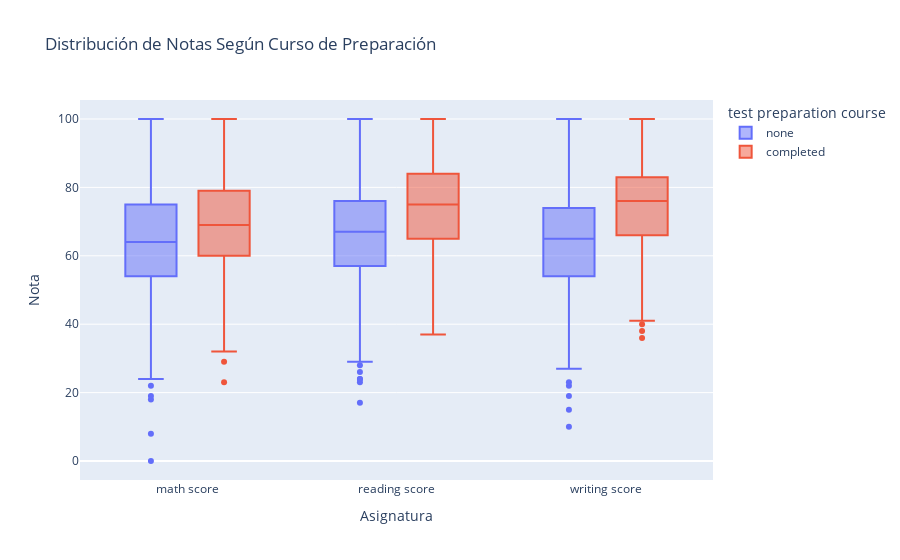

The notebook cell this image was saved under:
### Code cell
df_melted = dt.melt(id_vars='test preparation course',
                    value_vars=['math score', 'reading score', 'writing score'],
                    var_name='Asignatura',
                    value_name='Nota',)

px.box(df_melted,
        x='Asignatura',               
        y='Nota',                      
        color='test preparation course',
        title='Distribución de Notas Según Curso de Preparación',
        )

### Figure 1 — Plotly figure (JSON) as saved in the notebook; plotly's stock layout.template omitted (floating-point values rounded to 4 significant figures; data arrays with more than 128 entries replaced by an {"elided": "..."} marker saying what was removed)
{"data": [{"alignmentgroup": "True", "hovertemplate": "test preparation course=none<br>Asignatura=%{x}<br>Nota=%{y}<extra></extra>", "legendgroup": "none", "marker": {"color": "#636efa"}, "name": "none", "notched": false, "offsetgroup": "none", "orientation": "v", "showlegend": true, "type": "box", "x": {"elided": "1926 str values"}, "x0": " ", "xaxis": "x", "y": {"elided": "1926 int values"}, "y0": " ", "yaxis": "y"}, {"alignmentgroup": "True", "hovertemplate": "test preparation course=completed<br>Asignatura=%{x}<br>Nota=%{y}<extra></extra>", "legendgroup": "completed", "marker": {"color": "#EF553B"}, "name": "completed", "notched": false, "offsetgroup": "completed", "orientation": "v", "showlegend": true, "type": "box", "x": {"elided": "1074 str values"}, "x0": " ", "xaxis": "x", "y": {"elided": "1074 int values"}, "y0": " ", "yaxis": "y"}], "layout": {"boxmode": "group", "legend": {"title": {"text": "test preparation course"}, "tracegroupgap": 0}, "title": {"text": "Distribución de Notas Según Curso de Preparación"}, "xaxis": {"anchor": "y", "domain": [0, 1], "title": {"text": "Asignatura"}}, "yaxis": {"anchor": "x", "domain": [0, 1], "title": {"text": "Nota"}}}}
